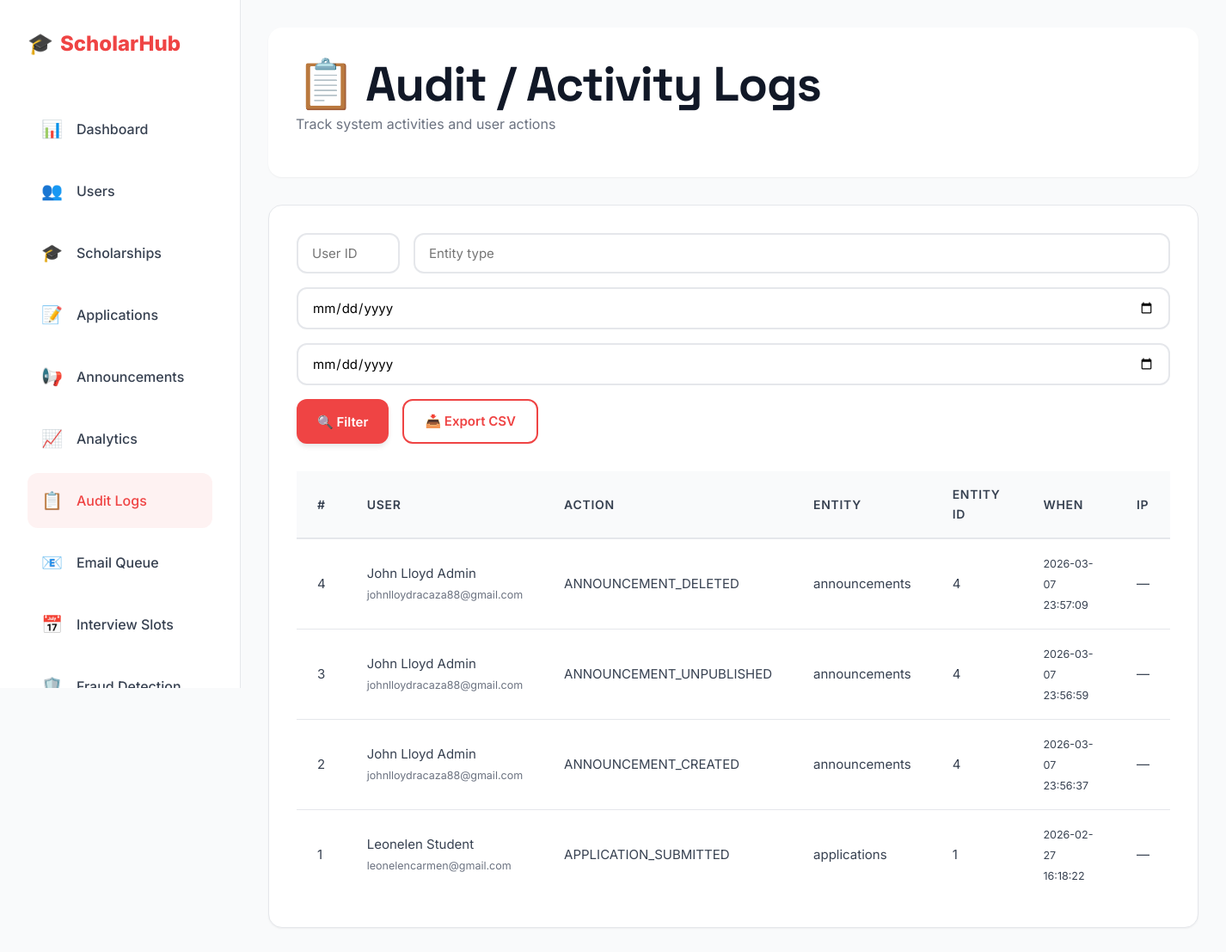
The page /staff/audit_logs.php (signed in) on the database its author committed.
### tables this page shows
CREATE TABLE `audit_logs` (
  `id` int(11) NOT NULL,
  `user_id` int(11) DEFAULT NULL,
  `action` varchar(255) NOT NULL,
  `entity_type` varchar(100) NOT NULL,
  `entity_id` int(11) NOT NULL,
  `old_values` longtext DEFAULT NULL CHECK (json_valid(`old_values`)),
  `new_values` longtext DEFAULT NULL CHECK (json_valid(`new_values`)),
  `ip_address` varchar(45) NOT NULL,
  `user_agent` varchar(500) DEFAULT NULL,
  `created_at` datetime DEFAULT current_timestamp()
);

CREATE TABLE `users` (
  `id` int(11) NOT NULL,
  `username` varchar(100) NOT NULL,
  `password` varchar(255) NOT NULL,
  `first_name` varchar(100) NOT NULL,
  `last_name` varchar(100) NOT NULL,
  `email` varchar(150) NOT NULL,
  `phone` varchar(50) DEFAULT NULL,
  `address` text DEFAULT NULL,
  `role` enum('admin','student','staff') DEFAULT 'student',
  `active` tinyint(1) DEFAULT 1,
  `email_verified` tinyint(1) DEFAULT 0,
  `created_at` datetime DEFAULT current_timestamp(),
  `updated_at` datetime DEFAULT current_timestamp() ON UPDATE current_timestamp(),
  `secret_question` varchar(255) DEFAULT NULL,
  `secret_answer_hash` varchar(255) DEFAULT NULL,
  `profile_picture` varchar(255) DEFAULT NULL
);

### staff/audit_logs.php (the view, shortened to what this page needs)
<?php
$pdo = getPDO();
try {
    $pdo->exec("CREATE TABLE IF NOT EXISTS audit_logs (
        id INT AUTO_INCREMENT PRIMARY KEY,
        user_id INT DEFAULT NULL,
        action VARCHAR(255) NOT NULL,
        entity_type VARCHAR(128) DEFAULT NULL,
        entity_id INT DEFAULT NULL,
        old_value TEXT DEFAULT NULL,
        new_value TEXT DEFAULT NULL,
        ip VARCHAR(45) DEFAULT NULL,
        user_agent TEXT DEFAULT NULL,
        created_at DATETIME DEFAULT CURRENT_TIMESTAMP
    ) ENGINE=InnoDB DEFAULT CHARSET=utf8mb4;");
} catch (Exception $e) {}
$qUser = trim($_GET['user'] ?? '');
$qEntity = trim($_GET['entity'] ?? '');
$from = trim($_GET['from'] ?? '');
$to = trim($_GET['to'] ?? '');
$params = [];
$sql = 'SELECT a.*, u.first_name, u.last_name, u.email FROM audit_logs a LEFT JOIN users u ON a.user_id = u.id';
$sql .= ' ORDER BY a.created_at DESC LIMIT 500';
$stmt = $pdo->prepare($sql);
$stmt->execute($params);
$rows = $stmt->fetchAll(PDO::FETCH_ASSOC);
?>
<?php
require_once __DIR__ . '/../includes/modern-header.php';
require_once __DIR__ . '/../includes/modern-sidebar.php';
?>
<div class="page-header">
  <h1>📋 Audit / Activity Logs</h1>
  <p class="text-muted">Track system activities and user actions</p>
</div>
<div class="content-card">
  <form method="get" style="display:flex;gap:var(--space-md);flex-wrap:wrap;margin-bottom:var(--space-xl)">
    <input name="user" value="<?= htmlspecialchars($qUser) ?>" placeholder="User ID" class="form-input" style="width:120px">
    <input name="entity" value="<?= htmlspecialchars($qEntity) ?>" placeholder="Entity type" class="form-input" style="flex:1;min-width:200px">
    <input type="date" name="from" value="<?= htmlspecialchars($from) ?>" class="form-input">
    <input type="date" name="to" value="<?= htmlspecialchars($to) ?>" class="form-input">
    <button class="btn btn-primary">🔍 Filter</button>
    <a class="btn btn-secondary" href="?<?= http_build_query(array_merge($_GET, ['export'=>'csv'])) ?>">📥 Export CSV</a>
  </form>
  <table class="modern-table">
    <thead><tr><th>#</th><th>User</th><th>Action</th><th>Entity</th><th>Entity ID</th><th>When</th><th>IP</th></tr></thead>
    <tbody>
      <?php foreach($rows as $r): ?>
        <tr>
          <td><?= (int)$r['id'] ?></td>
          <td><?= htmlspecialchars($r['first_name'] ? $r['first_name'].' '.$r['last_name'] : $r['user_id']) ?><br><small class="text-muted"><?= htmlspecialchars($r['email'] ?? '') ?></small></td>
          <td><?= htmlspecialchars($r['action']) ?></td>
          <td><?= htmlspecialchars($r['entity_type'] ?? '') ?></td>
          <td><?= htmlspecialchars($r['entity_id'] ?? '') ?></td>
          <td><small><?= htmlspecialchars($r['created_at']) ?></small></td>
          <td><?= htmlspecialchars($r['ip'] ?? '—') ?></td>
        </tr>
      <?php endforeach; ?>
    </tbody>
  </table>
</div>
<?php require_once __DIR__ . '/../includes/modern-footer.php'; ?>

### assets/modern-theme.css (style rules this page uses)
:root { --red-primary: #ef4444; --red-dark: #dc2626; --red-darker: #b91c1c; --red-light: #f87171; --red-lighter: #fca5a5; --red-pale: #fee2e2; --red-ghost: #fef2f2; --white: #ffffff; --gray-50: #f9fafb; --gray-100: #f3f4f6; --gray-200: #e5e7eb; --gray-300: #d1d5db; --gray-400: #9ca3af; --gray-500: #6b7280; --gray-600: #4b5563; --gray-700: #374151; --gray-800: #1f2937; --gray-900: #111827; --success: #10b981; --warning: #f59e0b; --error: var(--red-primary); --info: #3b82f6; --space-xs: 0.25rem; --space-sm: 0.5rem; --space-md: 1rem; --space-lg: 1.5rem; --space-xl: 2rem; --space-2xl: 3rem; --space-3xl: 4rem; --radius-sm: 0.375rem; --radius-md: 0.5rem; --radius-lg: 0.75rem; --radius-xl: 1rem; --radius-2xl: 1.5rem; --radius-full: 9999px; --shadow-sm: 0 1px 2px 0 rgba(0, 0, 0, 0.05); --shadow-md: 0 4px 6px -1px rgba(0, 0, 0, 0.1); --shadow-lg: 0 10px 15px -3px rgba(0, 0, 0, 0.1); --shadow-xl: 0 20px 25px -5px rgba(0, 0, 0, 0.1); --shadow-red: 0 10px 25px -5px rgba(239, 68, 68, 0.2); --font-sans: 'Inter', -apple-system, BlinkMacSystemFont, 'Segoe UI', system-ui, sans-serif; --font-display: 'Space Grotesk', var(--font-sans); }
* { margin: 0; padding: 0; box-sizing: border-box; }
html { font-size: 16px; -webkit-font-smoothing: antialiased; -moz-osx-font-smoothing: grayscale; }
body { font-family: var(--font-sans); color: var(--gray-900); background: var(--white); line-height: 1.6; overflow-x: hidden; }
h1, h2, h3, h4, h5, h6 { font-weight: 700; line-height: 1.2; letter-spacing: -0.02em; color: var(--gray-900); }
h1 { font-size: clamp(2rem, 5vw, 3.5rem); font-family: var(--font-display); }
p { color: var(--gray-600); line-height: 1.7; margin-bottom: var(--space-md); }
a { color: var(--red-primary); text-decoration: none; transition: color 0.2s ease; }
.btn { display: inline-flex; align-items: center; justify-content: center; gap: var(--space-sm); padding: 0.75rem 1.5rem; font-size: 0.9375rem; font-weight: 600; border-radius: var(--radius-lg); border: none; cursor: pointer; transition: all 0.2s ease; font-family: inherit; text-decoration: none; white-space: nowrap; }
.btn-primary { background: var(--red-primary); color: var(--white); box-shadow: var(--shadow-md); }
.btn-secondary { background: var(--white); color: var(--red-primary); border: 2px solid var(--red-primary); }
.form-input, .form-select, .form-textarea, input[type="text"], input[type="email"], input[type="number"], input[type="date"], input[type="time"], input[type="url"], input[type="password"], select, textarea { width: 100%; padding: 0.75rem 1rem; border: 2px solid var(--gray-200); border-radius: var(--radius-lg); font-size: 0.9375rem; font-family: inherit; transition: all 0.2s ease; background: var(--white); }
.text-muted { color: var(--gray-500); }
.modern-table { width: 100%; border-collapse: collapse; font-size: 0.9375rem; }
.modern-table thead { background: var(--gray-50); border-bottom: 2px solid var(--gray-200); }
.modern-table th { padding: var(--space-md) var(--space-lg); text-align: left; font-weight: 600; color: var(--gray-700); font-size: 0.875rem; text-transform: uppercase; letter-spacing: 0.05em; }
.modern-table td { padding: var(--space-md) var(--space-lg); border-bottom: 1px solid var(--gray-200); color: var(--gray-700); }
.modern-table tbody tr { transition: background 0.2s ease; }
.modern-table tbody tr:last-child td { border-bottom: none; }

### includes/modern-sidebar.php (style rules this page uses)
body { background: var(--gray-50); }
.page-header { background: var(--white); border-radius: var(--radius-xl); padding: var(--space-xl); margin-bottom: var(--space-xl); box-shadow: var(--shadow-sm); }
.content-card { background: var(--white); border-radius: var(--radius-xl); padding: var(--space-xl); box-shadow: var(--shadow-sm); border: 1px solid var(--gray-200); }

### rows shown on the page
audit_logs: id "4", user.last_name "John Lloyd Admin", user.email "johnlloydracaza88@gmail.com", action "ANNOUNCEMENT_DELETED", entity_type "announcements", entity "4", created_at "2026-03-07 23:57:09", ip "—"
audit_logs: id "3", user.last_name "John Lloyd Admin", user.email "johnlloydracaza88@gmail.com", action "ANNOUNCEMENT_UNPUBLISHED", entity_type "announcements", entity "4", created_at "2026-03-07 23:56:59", ip "—"
audit_logs: id "2", user.last_name "John Lloyd Admin", user.email "johnlloydracaza88@gmail.com", action "ANNOUNCEMENT_CREATED", entity_type "announcements", entity "4", created_at "2026-03-07 23:56:37", ip "—"
audit_logs: id "1", user.last_name "Leonelen Student", user.email "leonelencarmen@gmail.com", action "APPLICATION_SUBMITTED", entity_type "applications", entity "1", created_at "2026-02-27 16:18:22", ip "—"
